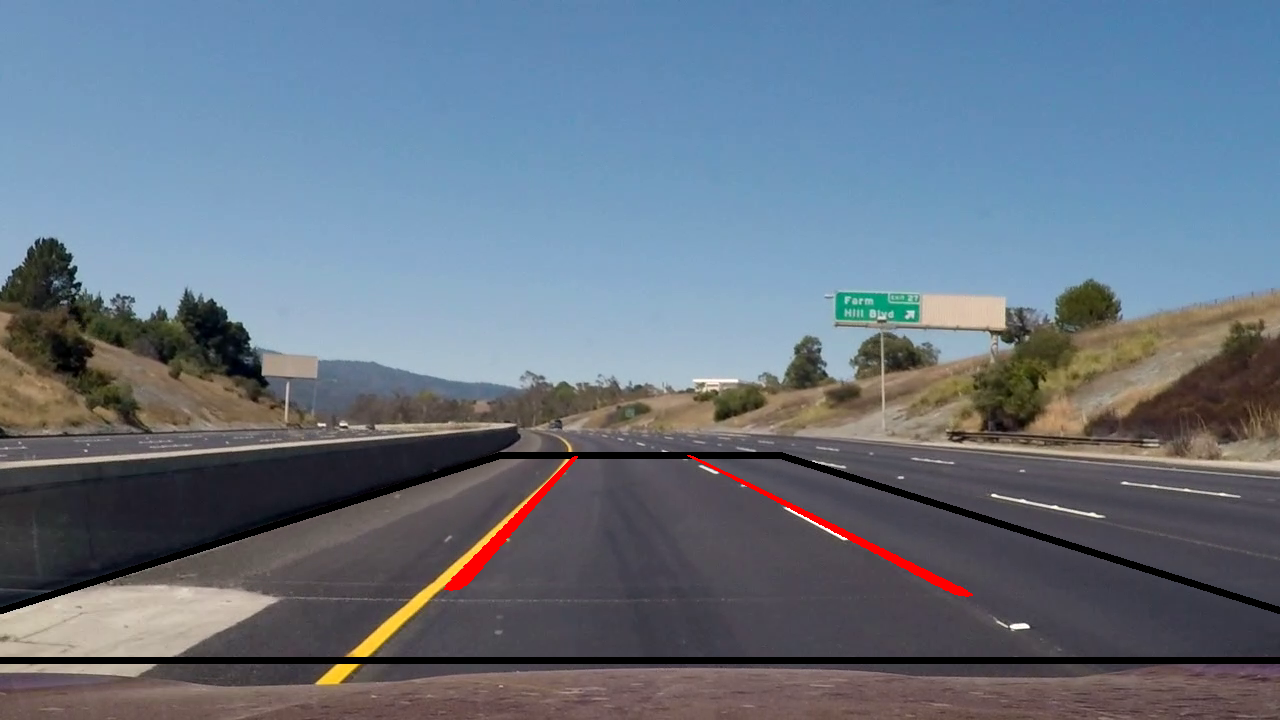
#> input picture project/python/lanes.png, 1280 x 720 px, given in place of project_video.mp4, which was not available
$ python lane2.py   (older library calls are emulated)
#> lines starting #> are read from the running program, lines starting #| are printed output that depends on the picture; after the words box and inside, x2 and y2 are one past the last pixel; in counts of white or black regions, pixels touching at a corner belong together; pictures that were not available may be replaced by others from this repository, and a replacement may not be noted
### project/python/shapes.py
import os
import numpy as np
import cv2

def trapazoid(a, b, center, height, y):
    return np.matrix([[int(center - a), int(         y)],  # point1
                      [int(center + a), int(         y)],  # point2
                      [int(center + b), int(y + height)],  # point3
                      [int(center - b), int(y + height)]]) # point4

def rectangle(height, width):
    return np.matrix([[ int(     0) , int(    0) ],  # point1
                      [ int(height) , int(    0) ],  # point2
                      [ int(height) , int(width) ],  # point3
                      [ int(     0) , int(width) ]]) # point4

# [13 lines left out: function draw_polygon, not called in this run]

def fill_polygon(img, fig, color=(255,255,255)):
#> called with fig = array of shape (4, 2), color = (1, 1, 1)
    points = np.matrix(fig)
    cv2.fillPoly(img, pts=[points], color=color)
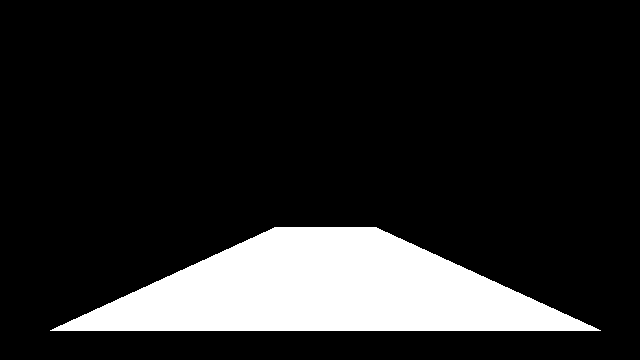
#> img: shape (360, 640); values 0 (black) and 1 (white), 14.8% white; 1 white region, box (x1, y1, x2, y2) and area: (50, 227, 601, 331) 34026

def plot(canvas, plot, y_max=None, color=(255,0,0), thickness=2):

    h = canvas.shape[0]
    w = canvas.shape[1]

    if y_max is None:
        y_max = np.max(plot)

    plot = plot/y_max * h

    l = len(plot)
    bw = w/l

    for x in range(l-1):
        v = plot[x]

        p1 = ( int(    x*bw) , int(  h - plot[x]) )
        p2 = ( int((x+1)*bw) , int(h - plot[x+1]) )

        cv2.line(canvas, p1, p2, color, thickness)

### project/python/lanefinder.py
import os
import numpy as np
import cv2

# intencity histogram
def i_histo(img, limit=256, mask=None):
    histo = []

    if mask is not None:
        img = img[mask > 0]

    for i in range(limit):
        histo.append(np.sum(img[img == i]))

    return np.array(histo)

# horizontal histogram
# [19 lines left out: functions h_histo, h_histo_peaks, not called in this run]

# threshold an image based on rgb colors intencity
def threshold(img, lower, upper, mask=None):

    ret = img
    if mask is not None:
        ret = np.copy(img)
        ret[mask == 0] = 0

    ret = cv2.inRange(ret, lower, upper)
    return ret

# calculate the threshold to show lane lines based on the histogram
def dynamic_threshold(histo, a, max_i=None):
    h = np.copy(histo)

    h[h >= a] = a+1
    h[h < a] = 0

    if max_i is None:
        max_i = len(h)-1

    b = 100
    for i in range(max_i, 0, -1):
        if b >= h[i]:
            b = h[i]
        else:
            return i, h

    return max_i, h

# [11 lines of commented-out code are left out]
_plot_threshold = 0
# [4 lines left out: function threshold_plot_event_handler, not called in this run]

def plot_threshold(w=1):
    return _plot_threshold/w

# [41 lines left out: function find_lane_points, not called in this run]

### project/python/lane2.py
import os
import numpy as np
import cv2
import time

import shapes
import lanefinder

SCALE=0.5

def main():
    video_path = "../../../dataset/project_video.mp4"
    #video_path = "/home/forat/Desktop/fackfack.mp4"

    # open the video file for reading
    cap = cv2.VideoCapture(video_path)

    # if not success, exit program
    if cap.isOpened() == False:
        print("Cannot open the video file:", video_path)
        exit(-1)

    # Uncomment the following line if you want to start the video in the middle
    #cap.set(cv2.CAP_PROP_POS_MSEC, 300);

    # get the frames rate of the video
    fps = cap.get(cv2.CAP_PROP_FPS)
    print("Frames per seconds:", fps)

    # set the wait time between each frame
    wait_time = 1000/fps;

    # get height and width
    frame_h = cap.get(cv2.CAP_PROP_FRAME_HEIGHT)*SCALE;
    frame_w = cap.get(cv2.CAP_PROP_FRAME_WIDTH)*SCALE;

    # create windows
    cv2.namedWindow("video_window")
    cv2.namedWindow("plot_window")
    cv2.setMouseCallback("plot_window", lanefinder.threshold_plot_event_handler)

    # create source points for polygon and transform

    a = 100*SCALE
    b = 550*SCALE
    t_center = np.round(frame_w/2) + 10*SCALE
    t_height = 205*SCALE
    t_y = (frame_h - t_height - 60*SCALE)

    pts_src = shapes.trapazoid( a, b, t_center, t_height, t_y)

    # destination points for transform
    warp_img_size = (600, 600)
    pts_dst = shapes.rectangle( warp_img_size[0] , warp_img_size[1] )

    # polygon figure
    mask = np.matrix(np.zeros((int(frame_h), int(frame_w))), dtype=np.uint8)
    shapes.fill_polygon(mask, pts_src, (1, 1, 1))

    # calculate factor for making simpler color pallatte
    #color_basis = 64 # change this in case you want less than 256 colors
    color_basis = 256 # change this in case you want less than 256 colors
    color_basis = np.uint8(256/color_basis)

    # variables for loop run
    key = -1
    pause = False
    start_time = time.time()*1000

    # loop through video
    while True:

        # read a new frame from video
        ret, frame = cap.read()
#> frame is the input picture: shape (720, 1280, 3); mean B, G, R 130.3, 115.9, 103.5

        # breaking the while loop at the end of the video
        if ret == False:
            print("Found the end of the video")
            break

        # get frame
        frame = cv2.resize(frame, None, fx=SCALE, fy=SCALE, interpolation = cv2.INTER_CUBIC) # resize
#> frame: shape (360, 640, 3)
        #frame[mask == 0] *= 0

        # copy frame to mod it
        mframe = np.copy(frame)

        # simplify color basis
        mframe[mask == 0] *= 0
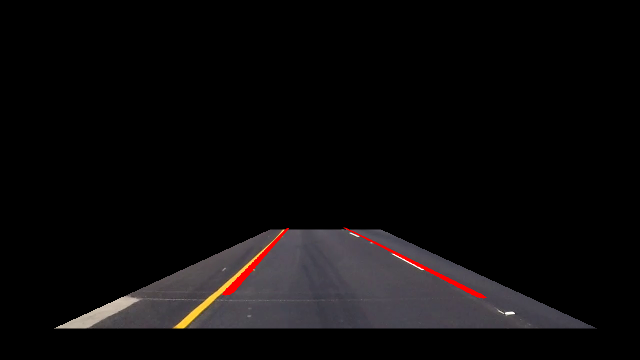
#> mframe: shape (360, 640, 3); mean B, G, R 11.4, 10.8, 12.6
        mframe = np.round(mframe/color_basis).astype(np.uint8)
        mframe = mframe*color_basis

        # find the intencity histogram of the red layer
        red_histo = lanefinder.i_histo(mframe[:,:,2], limit=255, mask=mask)
#> after the loop in i_histo, `for i in range(limit):`: histo = 255 values, max 151626 at index 74, min 0 at index 0, mean 10332.2
#> red_histo has the same summary as histo in i_histo

        if np.max(red_histo) > 0:
            red_histo = np.array(red_histo)/np.max(red_histo)*100
#> red_histo = 255 values, max 100 at index 74, min 0 at index 0, mean 6.81

        # calculate threshold and threshold x position on plot
        dth = 5
        th, h = lanefinder.dynamic_threshold(red_histo, dth, 245)
#> in dynamic_threshold, `h = np.copy(histo)`: h has the same summary as red_histo in main
#> after the loop in dynamic_threshold, `for i in range(max_i, 0, -1):`: b = 0
#> th = 198; h = 255 values, max 6 at index 61, min 0 at index 0, mean 1.01
        th += 20
#> th = 218
        h += dth
#> h = 255 values, max 11 at index 61, min 5 at index 0, mean 6.01

        # prep for histogram plot
        plot = np.zeros((240, 600, 3), dtype=np.float)
#> plot: shape (240, 600, 3) float64; every value is 0
        shapes.plot(plot, red_histo, y_max=300, color=(0, 0, 255), thickness=2)
#> in plot, `plot = plot/y_max * h`: plot = 255 values, max 80 at index 74, min 0 at index 0, mean 5.45
#> in plot, `l = len(plot)`: l = 255
#> in plot, `bw = w/l`: bw = 2.35
#> the loop in plot, `for x in range(l-1):` made 254 passes
#> (v, p1, p2) on passes 1 to 3: (0, (0, 240), (2, 240)), (0, (2, 240), (4, 239)), (0.00528, (4, 239), (7, 240))
#> after the loop in plot, `for x in range(l-1):`:
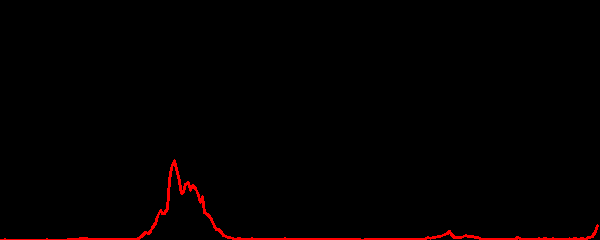
#> canvas: shape (240, 600, 3) float64; mean of channels 0, 1, 2 0, 0, 3.1; drawn as B, G, R
        shapes.plot(plot, h, y_max=dth*2+2, color=(255, 0, 255), thickness=2)
#> call 2 of plot, with plot = array of shape (255,), y_max = 12, color = (255, 0, 255), thickness = 2
#> in plot (call 2), `plot = plot/y_max * h`: plot = 255 values, max 220 at index 61, min 100 at index 0, mean 120.2
#> the loop in plot (call 2), `for x in range(l-1):` made 254 passes
#> (p1, p2) on passes 1 to 3: ((0, 140), (2, 140)), ((2, 140), (4, 140)), ((4, 140), (7, 140))
#> after the loop in plot (call 2), `for x in range(l-1):`:
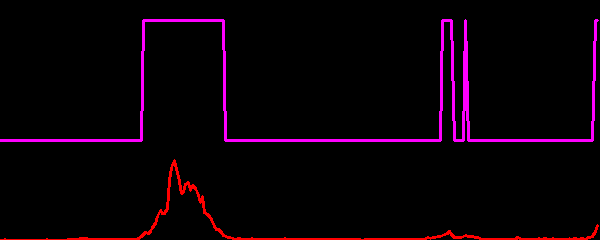
#> canvas: shape (240, 600, 3) float64; 2.88% of pixels changed, all inside (x1, y1, x2, y2) = (0, 19, 599, 142); drawn as B, G, R

        static_th_x = int(lanefinder.plot_threshold())
        static_th   = 180 #int(static_th_x/plot.shape[1] * 256)

        # add plot histogram
        th_x = int(th/256 * plot.shape[1])
#> th_x = 510
        cv2.line(plot, (th_x,0), (th_x,plot.shape[1]), (255,0,0), 4)
        cv2.line(plot, (static_th_x,0), (static_th_x,plot.shape[1]), (0,255,0), 4)
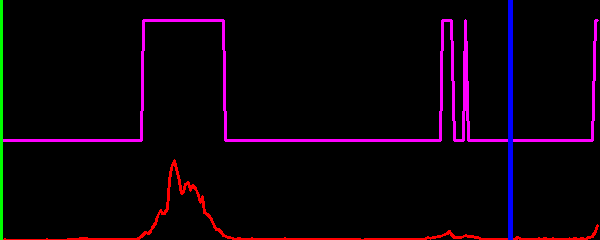
#> plot: shape (240, 600, 3) float64; mean of channels 0, 1, 2 9.4, 1.3, 10.4; drawn as B, G, R
        cv2.imshow("plot_window", plot)

        try:
            mframe1 = lanefinder.threshold(mframe, np.array([0,0,th]), np.array([255,255,255]))#, mask=mask)
#> in threshold, `ret = cv2.inRange(ret, lower, upper)`:
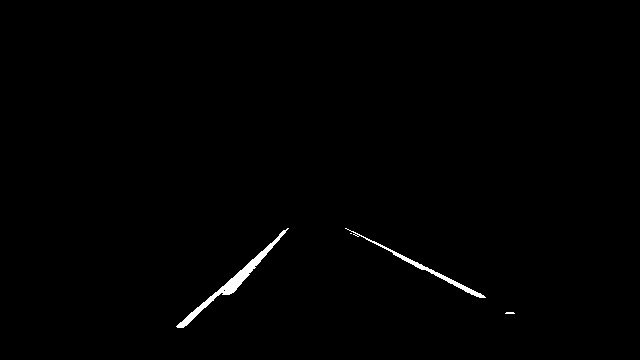
#> ret: shape (360, 640); 0.65% white; 4 white regions (2 under 20 px), largest, box (x1, y1, x2, y2) and area: (176, 228, 289, 328) 965, (345, 228, 486, 298) 519
            mframe2 = lanefinder.threshold(mframe, np.array([0,0,static_th]), np.array([255,255,255]))#,mask=mask)
#> in threshold (call 2), `ret = cv2.inRange(ret, lower, upper)`:
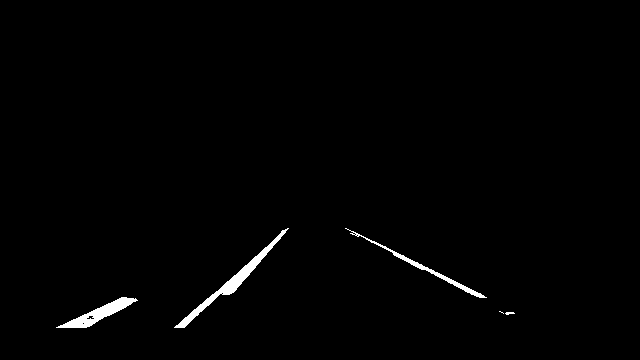
#> ret: shape (360, 640); 1% white; 5 white regions (1 under 20 px), largest, box (x1, y1, x2, y2) and area: (174, 228, 289, 328) 1042, (56, 297, 138, 328) 788, (345, 228, 487, 298) 535, (505, 312, 515, 315) 21
        except:
            print("Frame crash, internal opencv problem..")
            continue

        # show the frame in the created window
        cv2.imshow("video_window", mframe1);
        cv2.imshow("shit", mframe2);

        # calculate time it takes to do homo transform
        calc_time = (time.time()*1000) - start_time
        wait = wait_time

        # calculate waiting time to maintain fps
        if int(wait) > calc_time:
            wait -= calc_time
            wait = int(wait)
            if wait == 0:
                wait = 1
        else:
            wait = 1

        # wait for frame
        key = -1
        if pause == True:
            key = cv2.waitKey(0)
        else:
            key = cv2.waitKey(wait)
#> (key Esc is pressed here)

        if key == 32:
            pause = not pause
        elif key == 27:
            # destroy the created window
            cv2.destroyAllWindows()
            exit(0)
#> (the program exits here)
